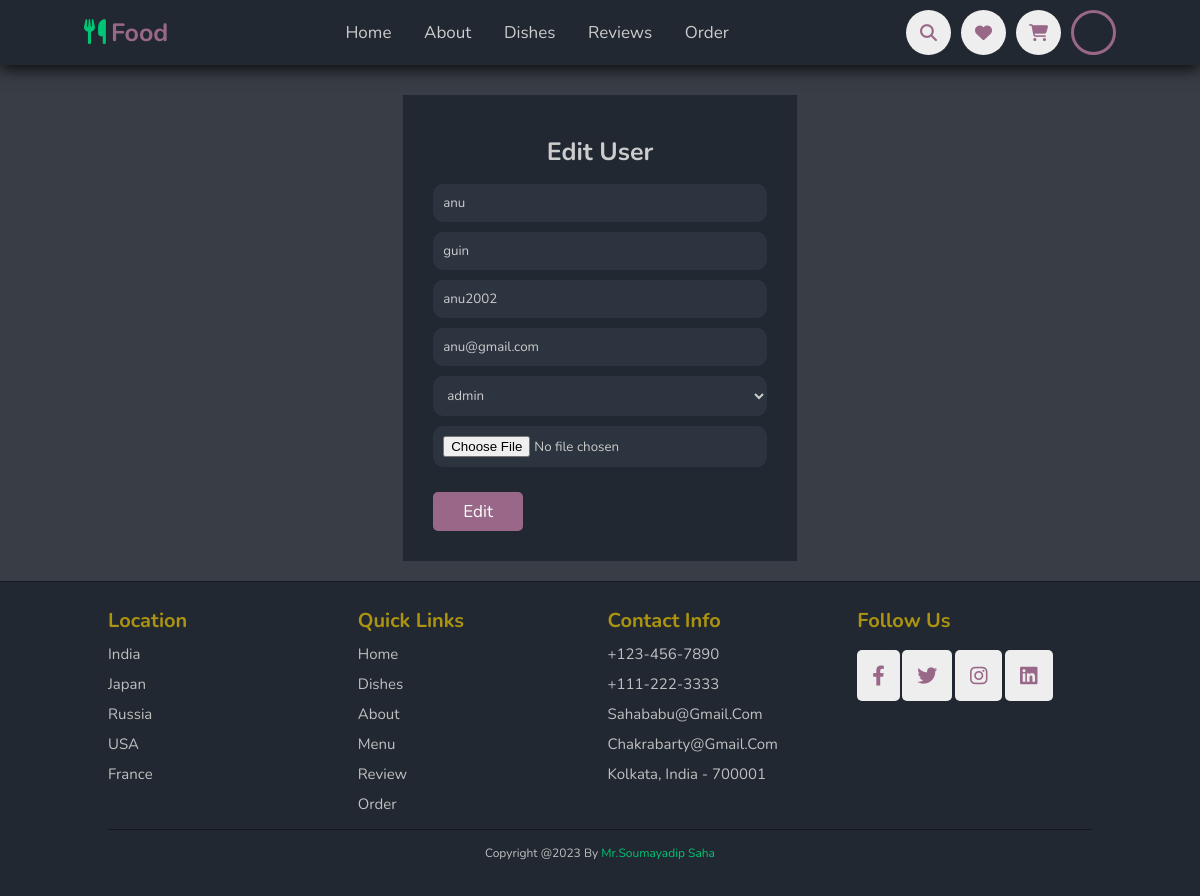
The app's page /admin/edit-user.php?uid=4 (signed in) with its own data.
### tables this page shows
CREATE TABLE `users` (
  `uid` int(10) UNSIGNED NOT NULL,
  `fname` varchar(50) NOT NULL,
  `lname` varchar(50) NOT NULL,
  `uname` varchar(50) NOT NULL,
  `email` varchar(100) NOT NULL,
  `password` varchar(255) NOT NULL,
  `avatar` varchar(255) NOT NULL,
  `is_admin` int(1) NOT NULL
);

### admin/edit-user.php (the view, shortened to what this page needs)
<?php
    include 'partials/header.php';
    if(isset($_GET['uid'])){
        $id = $_GET['uid'];
        $query = "SELECT * from users where uid='$id'";
        $result = mysqli_query($conn, $query);
        $user = mysqli_fetch_assoc($result);
    }
?>
<section class="form_section">
    <div class="container form_container">
        <h2>Edit User</h2>
        <form action="./edit-user-logic.php" method="post" enctype="multipart/form-data">
                <input type="text" name="fname" value="<?= $user['fname']?>" placeholder="first name....">
                <input type="text" name="lname" value="<?= $user['lname']?>"  placeholder="last name....">
                <input type="text" name="uname" value="<?= $user['uname']?>" placeholder="user name....">
                <input type="email" name="uemail" value="<?= $user['email']?>" placeholder="email....">
                <select name="user_role">
                    <?php if(($user['is_admin'])==1) { ?>
                        <option value="1">admin</option>
                    <?php } else { ?>
                        <option value="0">user</option>
                        <option value="1">admin</option>
                    <?php } ?>
                </select>
                <input type="file" name="avatar">
                <div class="submit">
                    <button type="submit" name="user_submit" class="btn">Edit</button>
                </div>
        </form>
    </div>
</section>
<?php
include 'partials/footer.php';
?>

### CSS/style.css (style rules this page uses)
:root { --green: #00c476; --black: #996888; --light-color: #cacacaef; --box-shadow: 0 .5rem 1.5rem rgba(0, 0, 0, .768); --outline: .1rem solid rgb(0, 0, 0, .3); --outline-hover: .3rem solid #27ae60; --color-red-light: hsl(346, 87%, 46%, 15%); --color-green: #00c476; --color-green-light: hsl(156, 100%, 38%, 15%); --color-gray-900: #1e1e66; --color-red: #da0f3f; --color-red-light: hsl(346, 87%, 46%, 15%); --color-green: #00c476; --color-green-light: hsl(156, 100%, 38%, 15%); }
* { font-family: 'Nunito', sans-serif; margin: 0; padding: 0; box-sizing: border-box; text-decoration: none; outline: none; border: none; text-transform: capitalize; transition: all .2s linear; list-style: none; }
body { background: #222831; }
html { font-size: 62.5%; overflow-x: hidden; scroll-padding-top: 5.5rem; scroll-behavior: smooth; }
section { padding: 2rem 9%; }
section:nth-child(odd) { background: #393e46; }
.btn { margin-top: 2rem; display: inline-block; font-size: 1.7rem; color: #fff; background: var(--black); border-radius: .5rem; cursor: pointer; padding: 0.8rem 3rem; }
.container { width: 74%; max-width: 1800px; margin: 0 auto; }
h2 { margin: 1rem 0; font-size: 2.5rem; }
.form_section { display: grid; place-items: center; margin-top: 5rem; }
.form_container { width: 40%; background: #222831; padding: 3rem; margin-top: 2.5rem; }
.form_container h2 { text-align: center; color: #ccc; }
.form_container form { display: grid; font-size: 1.5rem; }
.form_container form input, select, label, textarea { margin-top: .5rem; margin-bottom: .5rem; padding: 0.8rem 1.4rem; color: #ccc; }
input::placeholder, textarea::placeholder { color: #aaa; text-transform: capitalize; }
.form_container form input, select, textarea { background: #2c343f; border: none; text-transform: none; outline: none; margin-top: .5rem; margin-bottom: .5rem; resize: none; padding: 1rem; border-radius: 1rem; }

### records on screen
users: fname "anu", lname "guin", uname "anu2002", uemail "anu@gmail.com", user_role "admin"
